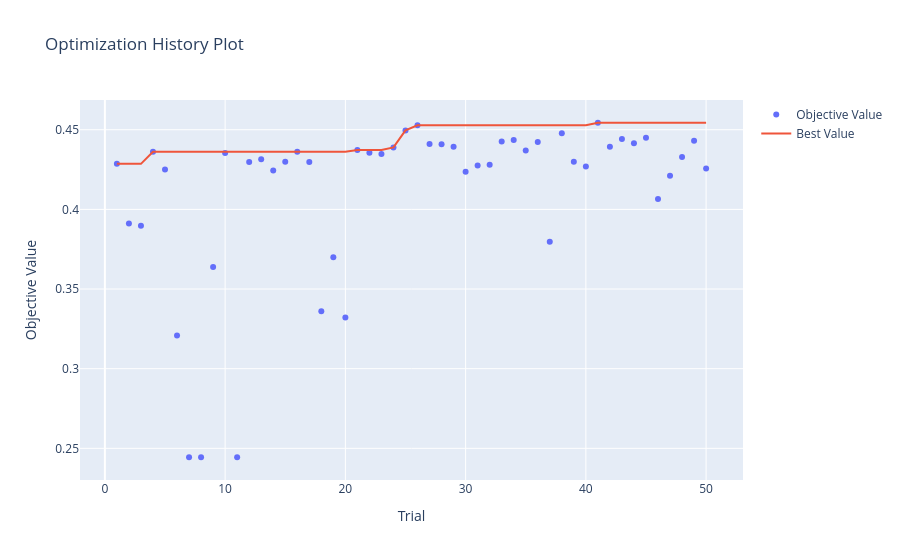
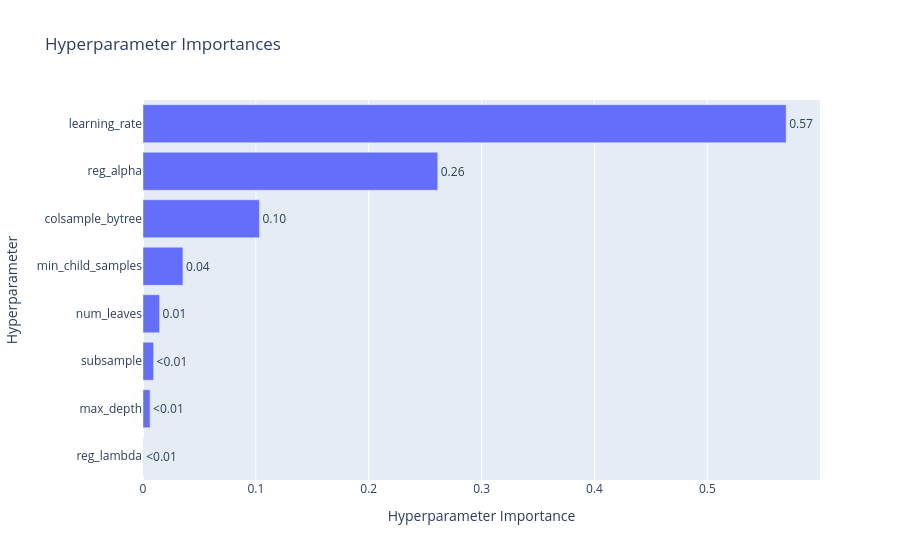
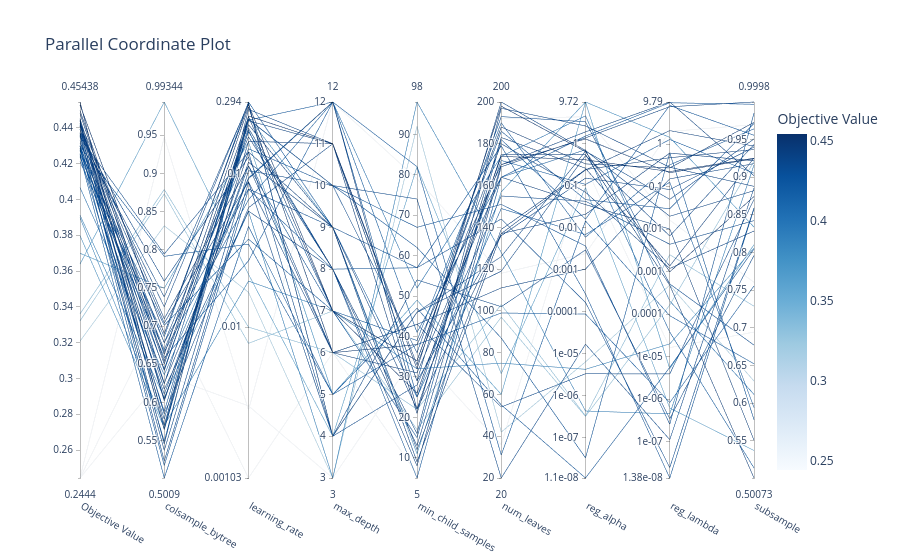

The notebook cell saved with these charts, in order:
### Markdown cell above
### 3.4 Visualizaciones de Optuna [0.2 Puntos]

Optuna provee visualizaciones interactivas para analizar el proceso de optimización.

**To-do:**
- [ ] Graficar el historial de optimización (`plot_optimization_history`).
- [ ] Graficar la importancia de hiperparámetros (`plot_param_importances`).
- [ ] Graficar una visualización del comportamiento de los hiperparámetros (`plot_parallel_coordinate`)

### Code cell
from optuna.visualization import plot_optimization_history, plot_parallel_coordinate, plot_param_importances

fig = plot_optimization_history(study)
fig.show()

fig = plot_param_importances(study)
fig.show()

fig = plot_parallel_coordinate(study)
fig.show()
